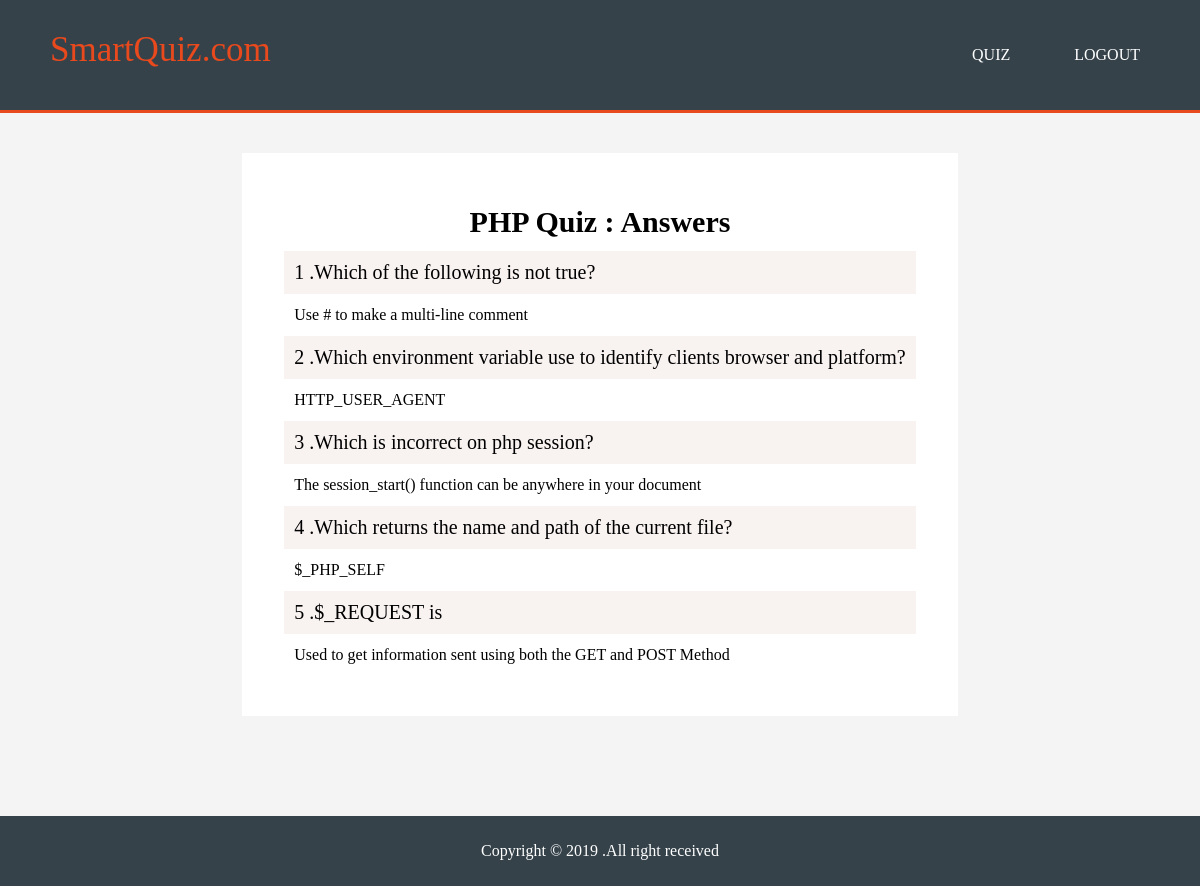
/answers.php (signed in), run on the app's committed database.
### tables this page shows
CREATE TABLE `question` (
  `id` int(11) NOT NULL,
  `statement` varchar(1000) NOT NULL,
  `option1` varchar(255) NOT NULL,
  `option2` varchar(255) NOT NULL,
  `option3` varchar(255) NOT NULL,
  `option4` varchar(255) NOT NULL,
  `option5` varchar(255) NOT NULL,
  `answer` varchar(255) NOT NULL
);

### answers.php (the view, shortened to what this page needs)
<?php
    require_once("include/connection.php");
?>
<!DOCTYPE html>
<html lang="en">
<head>
</head>
<body>
<header>
    <div class="sitename"><a href="">SmartQuiz.com</a></div>
    <div class="nav">
        <ul>
        <li ><a href="quiz.php">QUIZ</a></li>
        <li ><a href="logout.php">LOGOUT</a></li>
        </ul>
    </div>
</header>
<table   cellpadding="10px" >
<th >PHP Quiz : Answers</th>
<?php
$query2="SELECT * FROM question ";
$result=mysqli_query($connection,$query2);
	while($rows=mysqli_fetch_array($result)){
?>
<tr>
<td class="problem"><?php echo $rows['id']."  .".$rows['statement'] ?></td>
</tr>
<tr>
<td><?php echo $rows['answer'] ?></td>
</tr>
<?php
	}
?>
</table>
<div class="footer">
    <p>Copyright &copy; 2019 .All right received</p>
</div>
</body>
</html>

### answers.php (style rules this page uses)
body { padding: 0; margin: 0; background-color:#f4f4f4 ; }
header { padding: 30px; color: white; background: #35424a; overflow: auto; border-bottom:#e8491d 3px solid; }
header .sitename a { margin-left: 20px; float: left; text-decoration:none; color: #e8491d; font-size: 35px; }
ul { float: right; }
ul li { display: inline; }
ul li a { text-decoration:none; color:#ffffff; padding:10px 30px; text-align:center; }
.footer { padding:10px; margin-top:100px; color:#ffffff; background-color:#35424a; text-align:center; }
table { margin:40px auto; background-color:white; padding:40px; }
th { font-size:30px; }
tr { font-size:16px; }
.problem { font-size:20px; background-color:#f8f2f1; }

### data on the page
question: id "1", statement "Which of the following is not true?", answer "Use # to make a multi-line comment"
question: id "2", statement "Which environment variable use to identify clients browser and platform?", answer "HTTP_USER_AGENT"
question: id "3", statement "Which is incorrect on php session?", answer "The session_start() function can be anywhere in your document"
question: id "4", statement "Which returns the name and path of the current file?", answer "$_PHP_SELF"
question: id "5", statement "$_REQUEST is", answer "Used to get information sent using both the GET and POST Method"
